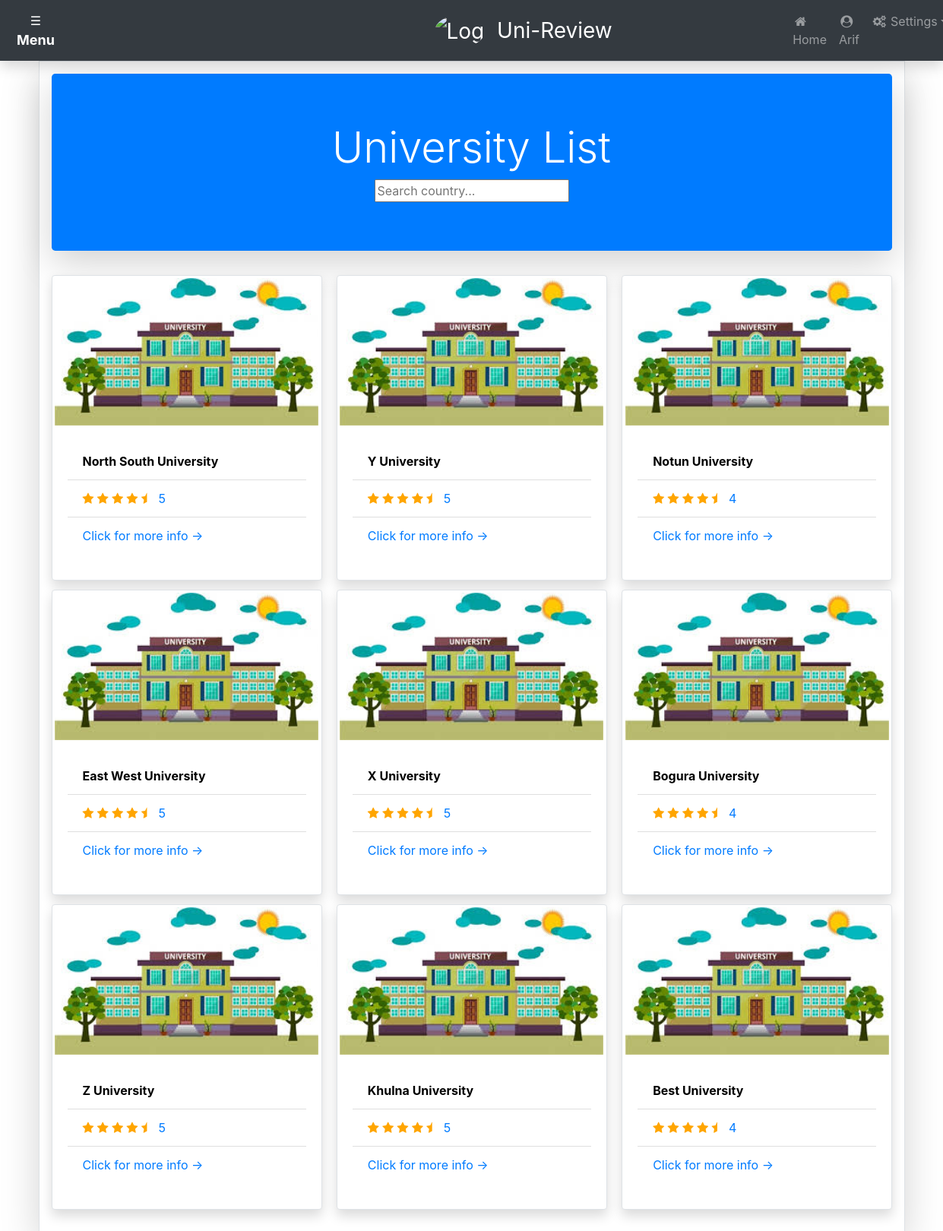
The page /homepage.php (signed in) on the database its author committed.
### tables this page shows
CREATE TABLE `university` (
  `id` int(11) NOT NULL,
  `name` varchar(100) NOT NULL,
  `location` varchar(255) NOT NULL,
  `rating` float NOT NULL,
  `img_src` varchar(255) NOT NULL,
  `short_descr` varchar(255) NOT NULL,
  `Contact` varchar(11) NOT NULL
);

### homepage.php (the view, shortened to what this page needs)
<!DOCTYPE html>
<html lang="en">
<head>
    <?php include'php/headlinks.php' ?>
</head>
<body>
    <?php include 'php/db_connect.php';?>
    <?php include 'php/nav.php' ?>
    <div class="container-xl shadow-lg p-3 border" style="background-color: white;">
        <div class="jumbotron bg-primary shadow-lg">
            <h1 class="display-4" style="color:white;text-align: center;">University List</h1>
            <div class="search-box text-center">
                <input type="text" autocomplete="off" placeholder="Search country..." />
            </div>
        </div>
        <?php
                $sql = 'SELECT id, name, location, rating, img_src FROM university';
                $result = mysqli_query($conn,$sql);
                $info = mysqli_fetch_all($result, MYSQLI_ASSOC);
        ?>
        <div class="card-columns">
            <?php foreach($info as $info) { ?>
            <div class="card shadow border rounded" style="width:356px;height:402px">
                <img class="card-img-top mx-auto d-block" style="padding:3px; height: 200px;width: 353px;"
                    src="upload/university/<?php echo $info['img_src'];?>" alt="<?php echo $info['name'];?>">
                <div class="card-body">
                    <ul class="list-group list-group-flush">
                        <li class="list-group-item"><b><a
                                    style="color: black;"><?php echo htmlspecialchars($info['name']); ?>
                                </a></b>
                        </li>
                        <li class="list-group-item">
                            <span class="fa fa-star checked"></span>
                            <span class="fa fa-star checked"></span>
                            <span class="fa fa-star checked"></span>
                            <span class="fa fa-star checked"></span>
                            <span class="fa fa-star-half checked"></span> <a style="margin-left: 10px;"
                                href="#"><?php echo htmlspecialchars($info['rating']); ?></a>
                        </li>
                        <li class="list-group-item"><a
                                href="university.php?<?php echo "uni_id="; ?><?php echo $info['id'];?>"> Click for more
                                info -> </a></li>
                    </ul>
                </div>
            </div>
            <?php } ?>
        </div>
    </div>
</body>
</html>

### css/style.css (style rules this page uses)
.checked { color: orange; }

### rows shown on the page
university: img_src (picture), name "North South University", rating "5"
university: img_src (picture), name "East West University", rating "5"
university: img_src (picture), name "Z University", rating "5"
university: img_src (picture), name "Y University", rating "5"
university: img_src (picture), name "X University", rating "5"
university: img_src (picture), name "Khulna University", rating "5"
university: img_src (picture), name "Notun University", rating "4"
university: img_src (picture), name "Bogura University", rating "4"
university: img_src (picture), name "Best University", rating "4"

### other values the page prints
$_SESSION["name"] "Arif"
